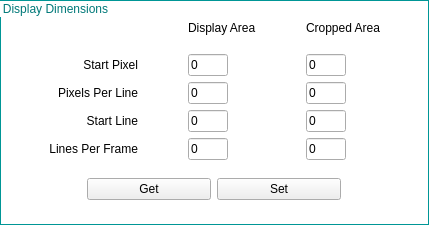
                   <widget class="QGroupBox" name="DisplayGroup">
                    <property name="geometry">
                     <rect>
                      <x>457</x>
                      <y>28</y>
                      <width>429</width>
                      <height>225</height>
                     </rect>
                    </property>
                    <property name="sizePolicy">
                     <sizepolicy hsizetype="Minimum" vsizetype="Minimum">
                      <horstretch>0</horstretch>
                      <verstretch>0</verstretch>
                     </sizepolicy>
                    </property>
                    <property name="minimumSize">
                     <size>
                      <width>429</width>
                      <height>161</height>
                     </size>
                    </property>
                    <property name="maximumSize">
                     <size>
                      <width>16777215</width>
                      <height>225</height>
                     </size>
                    </property>
                    <property name="toolTip">
                     <string/>
                    </property>
                    <property name="styleSheet">
                     <string notr="true">QGroupBox{ border: 1px solid ;
background-color: transparent;
border-color: rgb(0,150,150);
color:rgb(0,120,120);
;}</string>
                    </property>
                    <property name="title">
                     <string>Display Dimensions</string>
                    </property>
                    <layout class="QHBoxLayout" name="horizontalLayout_66">
                     <property name="topMargin">
                      <number>20</number>
                     </property>
                     <item>
                      <spacer name="horizontalSpacer_88">
                       <property name="orientation">
                        <enum>Qt::Horizontal</enum>
                       </property>
                       <property name="sizeHint" stdset="0">
                        <size>
                         <width>40</width>
                         <height>20</height>
                        </size>
                       </property>
                      </spacer>
                     </item>
                     <item>
                      <layout class="QVBoxLayout" name="verticalLayout_49">
                       <item>
                        <layout class="QGridLayout" name="gridLayout_39">
                         <item row="3" column="2">
                          <widget class="QLineEdit" name="widthInput_DisplayArea">
                           <property name="maximumSize">
                            <size>
                             <width>40</width>
                             <height>16777215</height>
                            </size>
                           </property>
                           <property name="toolTip">
                            <string>Range :  0 - (Y Resolution - Start)</string>
                           </property>
                           <property name="text">
                            <string>0</string>
                           </property>
                           <property name="maxLength">
                            <number>4</number>
                           </property>
                          </widget>
                         </item>
                         <item row="3" column="4">
                          <widget class="QLineEdit" name="widthInput_CroppedArea">
                           <property name="maximumSize">
                            <size>
                             <width>40</width>
                             <height>16777215</height>
                            </size>
                           </property>
                           <property name="toolTip">
                            <string>Range :  0 - (Y Resolution - Start)</string>
                           </property>
                           <property name="text">
                            <string>0</string>
                           </property>
                           <property name="maxLength">
                            <number>4</number>
                           </property>
                          </widget>
                         </item>
                         <item row="2" column="2">
                          <widget class="QLineEdit" name="firstPixInput_DisplayArea">
                           <property name="maximumSize">
                            <size>
                             <width>40</width>
                             <height>16777215</height>
                            </size>
                           </property>
                           <property name="toolTip">
                            <string>Range : 0 - X Resolution</string>
                           </property>
                           <property name="text">
                            <string>0</string>
                           </property>
                           <property name="maxLength">
                            <number>4</number>
                           </property>
                          </widget>
                         </item>
                         <item row="4" column="0">
                          <widget class="QLabel" name="activeWidthLabel">
                           <property name="styleSheet">
                            <string notr="true">QLabel{border:0px}</string>
                           </property>
                           <property name="text">
                            <string>Start Line</string>
                           </property>
                           <property name="alignment">
                            <set>Qt::AlignRight|Qt::AlignTrailing|Qt::AlignVCenter</set>
                           </property>
                          </widget>
                         </item>
                         <item row="0" column="4">
                          <widget class="QLabel" name="label_CRoppedArea">
                           <property name="styleSheet">
                            <string notr="true">QLabel{border:0px}
</string>
                           </property>
                           <property name="text">
                            <string>Cropped Area</string>
                           </property>
                          </widget>
                         </item>
                         <item row="4" column="4">
                          <widget class="QLineEdit" name="firstLineInput_CroppedArea">
                           <property name="maximumSize">
                            <size>
                             <width>40</width>
                             <height>16777215</height>
                            </size>
                           </property>
                           <property name="toolTip">
                            <string>Range : 0 - (X Resolution - Start)</string>
                           </property>
                           <property name="text">
                            <string>0</string>
                           </property>
                           <property name="maxLength">
                            <number>4</number>
                           </property>
                          </widget>
                         </item>
                         <item row="5" column="2">
                          <widget class="QLineEdit" name="heightInput_DisplayArea">
                           <property name="maximumSize">
                            <size>
                             <width>40</width>
                             <height>16777215</height>
                            </size>
                           </property>
                           <property name="toolTip">
                            <string>Range : 0 - Y Resolution</string>
                           </property>
                           <property name="text">
                            <string>0</string>
                           </property>
                           <property name="maxLength">
                            <number>4</number>
                           </property>
                          </widget>
                         </item>
                         <item row="0" column="2">
                          <widget class="QLabel" name="label_DisplayArea">
                           <property name="styleSheet">
                            <string notr="true">QLabel{border:0px}</string>
                           </property>
                           <property name="text">
                            <string>Display Area</string>
                           </property>
                          </widget>
                         </item>
                         <item row="5" column="0">
                          <widget class="QLabel" name="firstLineLabel">
                           <property name="styleSheet">
                            <string notr="true">QLabel{border:0px}</string>
                           </property>
                           <property name="text">
                            <string>Lines Per Frame</string>
                           </property>
                           <property name="alignment">
                            <set>Qt::AlignRight|Qt::AlignTrailing|Qt::AlignVCenter</set>
                           </property>
                          </widget>
                         </item>
                         <item row="4" column="2">
                          <widget class="QLineEdit" name="firstLineInput_DisplayArea">
                           <property name="maximumSize">
                            <size>
                             <width>40</width>
                             <height>16777215</height>
                            </size>
                           </property>
                           <property name="toolTip">
                            <string>Range : 0 - (X Resolution - Start)</string>
                           </property>
                           <property name="text">
                            <string>0</string>
                           </property>
                           <property name="maxLength">
                            <number>4</number>
                           </property>
                          </widget>
                         </item>
                         <item row="5" column="4">
                          <widget class="QLineEdit" name="heightInput_CroppedArea">
                           <property name="maximumSize">
                            <size>
                             <width>40</width>
                             <height>16777215</height>
                            </size>
                           </property>
                           <property name="toolTip">
                            <string>Range : 0 - Y Resolution</string>
                           </property>
                           <property name="text">
                            <string>0</string>
                           </property>
                           <property name="maxLength">
                            <number>4</number>
                           </property>
                          </widget>
                         </item>
                         <item row="2" column="0">
                          <widget class="QLabel" name="firstPixLabel">
                           <property name="styleSheet">
                            <string notr="true">QLabel{border:0px}</string>
                           </property>
                           <property name="text">
                            <string>Start Pixel</string>
                           </property>
                           <property name="alignment">
                            <set>Qt::AlignRight|Qt::AlignTrailing|Qt::AlignVCenter</set>
                           </property>
                          </widget>
                         </item>
                         <item row="3" column="0">
                          <widget class="QLabel" name="activeHeightLabel">
                           <property name="styleSheet">
                            <string notr="true">QLabel{border:0px}</string>
                           </property>
                           <property name="text">
                            <string>Pixels Per Line</string>
                           </property>
                           <property name="alignment">
                            <set>Qt::AlignRight|Qt::AlignTrailing|Qt::AlignVCenter</set>
                           </property>
                          </widget>
                         </item>
                         <item row="2" column="4">
                          <widget class="QLineEdit" name="firstPixInput_CroppedArea">
                           <property name="maximumSize">
                            <size>
                             <width>40</width>
                             <height>16777215</height>
                            </size>
                           </property>
                           <property name="toolTip">
                            <string>Range : 0 - X Resolution</string>
                           </property>
                           <property name="inputMethodHints">
                            <set>Qt::ImhDigitsOnly</set>
                           </property>
                           <property name="text">
                            <string>0</string>
                           </property>
                           <property name="maxLength">
                            <number>4</number>
                           </property>
                          </widget>
                         </item>
                         <item row="1" column="2">
                          <spacer name="verticalSpacer_51">
                           <property name="orientation">
                            <enum>Qt::Vertical</enum>
                           </property>
                           <property name="sizeHint" stdset="0">
                            <size>
                             <width>20</width>
                             <height>40</height>
                            </size>
                           </property>
                          </spacer>
                         </item>
                         <item row="2" column="3">
                          <spacer name="horizontalSpacer_83">
                           <property name="orientation">
                            <enum>Qt::Horizontal</enum>
                           </property>
                           <property name="sizeHint" stdset="0">
                            <size>
                             <width>40</width>
                             <height>20</height>
                            </size>
                           </property>
                          </spacer>
                         </item>
                         <item row="2" column="1">
                          <spacer name="horizontalSpacer_84">
                           <property name="orientation">
                            <enum>Qt::Horizontal</enum>
                           </property>
                           <property name="sizeHint" stdset="0">
                            <size>
                             <width>40</width>
                             <height>20</height>
                            </size>
                           </property>
                          </spacer>
                         </item>
                        </layout>
                       </item>
                       <item>
                        <spacer name="verticalSpacer_50">
                         <property name="orientation">
                          <enum>Qt::Vertical</enum>
                         </property>
                         <property name="sizeHint" stdset="0">
                          <size>
                           <width>20</width>
                           <height>40</height>
                          </size>
                         </property>
                        </spacer>
                       </item>
                       <item>
                        <layout class="QHBoxLayout" name="horizontalLayout_18">
                         <item>
                          <spacer name="horizontalSpacer_85">
                           <property name="orientation">
                            <enum>Qt::Horizontal</enum>
                           </property>
                           <property name="sizeHint" stdset="0">
                            <size>
                             <width>40</width>
                             <height>20</height>
                            </size>
                           </property>
                          </spacer>
                         </item>
                         <item>
                          <widget class="QPushButton" name="displayGetBut">
                           <property name="sizePolicy">
                            <sizepolicy hsizetype="Fixed" vsizetype="Fixed">
                             <horstretch>0</horstretch>
                             <verstretch>0</verstretch>
                            </sizepolicy>
                           </property>
                           <property name="minimumSize">
                            <size>
                             <width>124</width>
                             <height>0</height>
                            </size>
                           </property>
                           <property name="maximumSize">
                            <size>
                             <width>124</width>
                             <height>16777215</height>
                            </size>
                           </property>
                           <property name="text">
                            <string>Get</string>
                           </property>
                          </widget>
                         </item>
                         <item>
                          <widget class="QPushButton" name="displaySetBut">
                           <property name="sizePolicy">
                            <sizepolicy hsizetype="Fixed" vsizetype="Fixed">
                             <horstretch>0</horstretch>
                             <verstretch>0</verstretch>
                            </sizepolicy>
                           </property>
                           <property name="minimumSize">
                            <size>
                             <width>124</width>
                             <height>0</height>
                            </size>
                           </property>
                           <property name="maximumSize">
                            <size>
                             <width>124</width>
                             <height>16777215</height>
                            </size>
                           </property>
                           <property name="text">
                            <string>Set</string>
                           </property>
                          </widget>
                         </item>
                         <item>
                          <spacer name="horizontalSpacer_86">
                           <property name="orientation">
                            <enum>Qt::Horizontal</enum>
                           </property>
                           <property name="sizeHint" stdset="0">
                            <size>
                             <width>40</width>
                             <height>20</height>
                            </size>
                           </property>
                          </spacer>
                         </item>
                        </layout>
                       </item>
                       <item>
                        <spacer name="verticalSpacer_49">
                         <property name="orientation">
                          <enum>Qt::Vertical</enum>
                         </property>
                         <property name="sizeHint" stdset="0">
                          <size>
                           <width>20</width>
                           <height>40</height>
                          </size>
                         </property>
                        </spacer>
                       </item>
                      </layout>
                     </item>
                     <item>
                      <spacer name="horizontalSpacer_87">
                       <property name="orientation">
                        <enum>Qt::Horizontal</enum>
                       </property>
                       <property name="sizeHint" stdset="0">
                        <size>
                         <width>40</width>
                         <height>20</height>
                        </size>
                       </property>
                      </spacer>
                     </item>
                    </layout>
                   </widget>
